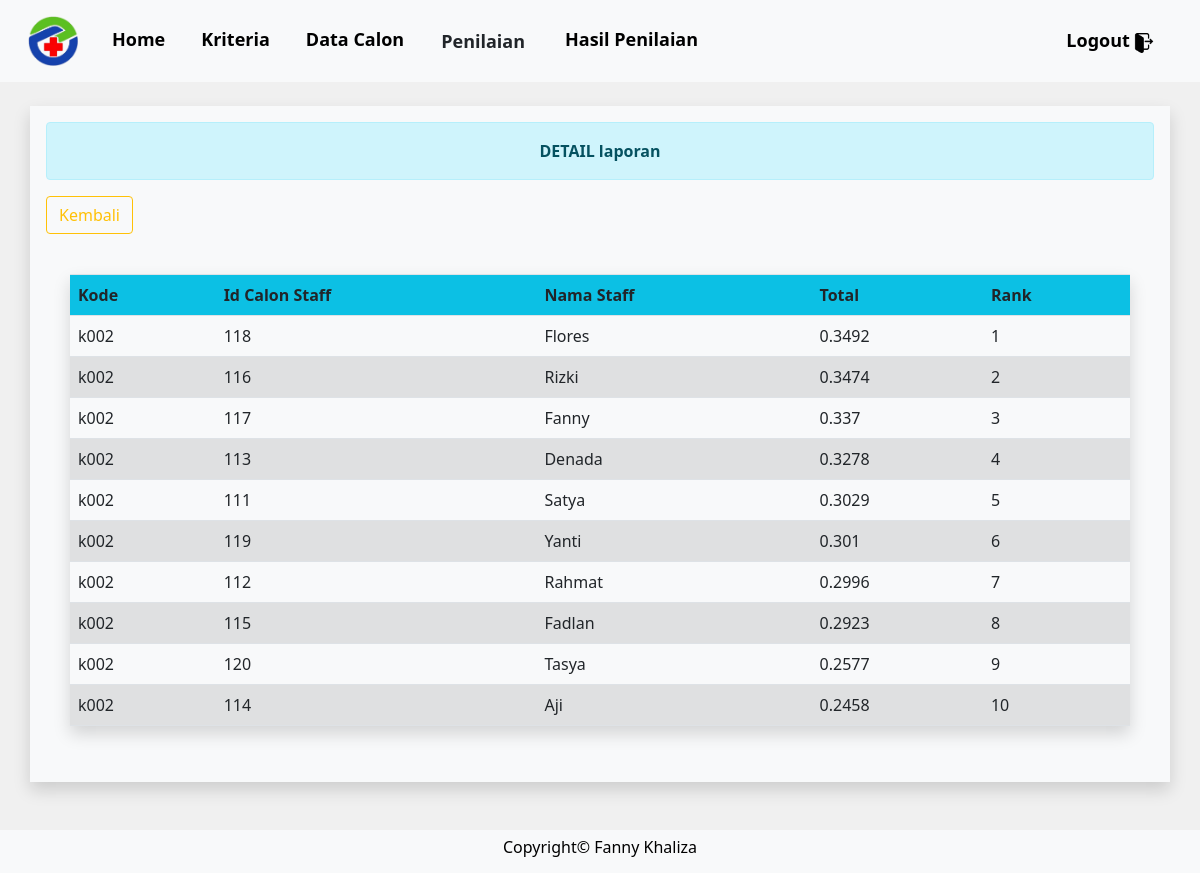
/admin/detail_laporan.php?kode=k002 (signed in), run on the app's committed database.
### tables this page shows
CREATE TABLE `nilai` (
  `id` int(11) NOT NULL,
  `kode_hasil` varchar(20) NOT NULL,
  `id_calon` varchar(25) NOT NULL,
  `nama_calon` varchar(80) NOT NULL,
  `total` varchar(20) NOT NULL
);

### functions.php (called while the page is built, shortened)
<?php
$con = mysqli_connect("localhost", "root", "", "db_spk");
function query($query)
{
	global $con;
	$data = mysqli_query($con, $query);
	$rows = [];
	while ($row = mysqli_fetch_assoc($data)) {
		$rows[] = $row;
	}
	return $rows;
}

### admin/detail_laporan.php (the view, shortened to what this page needs)
<?php
require '../functions.php';
$kode = $_GET['kode'];
$data = query("SELECT * FROM nilai WHERE kode_hasil = '$kode' ORDER BY total DESC ");
?>
<!doctype html>
<html lang="en">
<head>
  <link rel="stylesheet" type="text/css" href="../bootstrap/css/bootstrap.min.css">
  <link href="https://cdn.jsdelivr.net/npm/bootstrap@5.1.1/dist/css/bootstrap.min.css" rel="stylesheet">
</head>
<body bgcolor="f0f0f0">
  <form method="post" action="perhitungan.php">
  <nav class="navbar navbar-expand-lg navbar-light bg-light">
      <div class="container-fluid">
        <a class="navbar-brand" href="#"><img src="../img/logo.png" width="50"></a>
        <div class="collapse navbar-collapse" id="navbarNav">
          <div class="navbar-nav" style="margin: 10px;">
            <a class="nav-link active" href="index.php">
              <font size="4"><b style="color:#000;">Home</b></font><span class="sr-only">(current)</span>
            </a>
            <a class="nav-link" href="data_kriteria.php">
              <font size="4"><b style="color:#000;">Kriteria</b></font>
            </a>
            <a class="nav-link" href="data_calon_staff.php">
              <font size="4"><b style="color:#000;">Data Calon</b></font>
            </a>
            <a class="nav-link" href="#">
              <font size="4"><b style="color:#000;">
                <button type="submit" name="perhitungan" class="btn" style="font-size: 18px; padding: 0px 3px 0px 0px;"><b>Penilaian</b></button>
              </b></font>
            </a>
            <a class="nav-link" href="laporan.php">
              <font size="4"><b style="color:#000;">Hasil Penilaian</b></font
            </a>
          </div>
          <div class="navbar-nav ms-auto" style="margin: 10px;">
            <a class="log nav-link m-auto" href="../logout.php">
              <font size="4"><b style="color:#000;">Logout</b></font>
              <img src="../img/logout_new.png" width="20">
            </a>
          </div>
        </div>
      </div>
    </nav>
  </form>
  <br>
  <div class="container bg-light shadow p-3 mb-5">
    <div class="alert alert-info">
      <center><b>DETAIL laporan</b></center>
    </div>
    <a href="laporan.php" class="btn btn-outline-warning mb-3">Kembali</a>
    <div class="table-responsive p-4">
      <table class="table table-striped shadow">
        <tr class="bg-info">
          <th>Kode</th>
          <th>Id Calon Staff</th>
          <th>Nama Staff</th>
          <th>Total</th>
          <th>Rank</th>
        </tr>
        <?php $i = 1; ?>
        <?php foreach ($data as $detail_data) { ?>
          <tr>
            <td><?= $detail_data['kode_hasil']; ?></td>
            <td><?= $detail_data['id_calon']; ?></td>
            <td><?= $detail_data['nama_calon']; ?></td>
            <td><?= $detail_data['total']; ?></td>
            <td><?= $i++ ?></td>
          </tr>
        <?php } ?>
      </table>
    </div>
  </div>
  <div class="col-md-12 bg-light">
    <div class="copyright">
      <h6 style = "color:#000;">Copyright&copy; Fanny Khaliza</h6>
    </div>
  </div>
</body>
</html>

### admin/detail_laporan.php (style rules this page uses)
body { background-color: #f0f0f0; }
.container { min-height: calc(100vh - 211px - -60px); }
.col-md-12 { padding: 8px; }
.copyright { text-align: center; }
.navbar-nav a { margin-right: 20px; }

### data on the page
nilai: kode_hasil "k002", id_calon "118", nama_calon "Flores", total "0.3492"
nilai: kode_hasil "k002", id_calon "116", nama_calon "Rizki", total "0.3474"
nilai: kode_hasil "k002", id_calon "117", nama_calon "Fanny", total "0.337"
nilai: kode_hasil "k002", id_calon "113", nama_calon "Denada", total "0.3278"
nilai: kode_hasil "k002", id_calon "111", nama_calon "Satya", total "0.3029"
nilai: kode_hasil "k002", id_calon "119", nama_calon "Yanti", total "0.301"
nilai: kode_hasil "k002", id_calon "112", nama_calon "Rahmat", total "0.2996"
nilai: kode_hasil "k002", id_calon "115", nama_calon "Fadlan", total "0.2923"
nilai: kode_hasil "k002", id_calon "120", nama_calon "Tasya", total "0.2577"
nilai: kode_hasil "k002", id_calon "114", nama_calon "Aji", total "0.2458"
